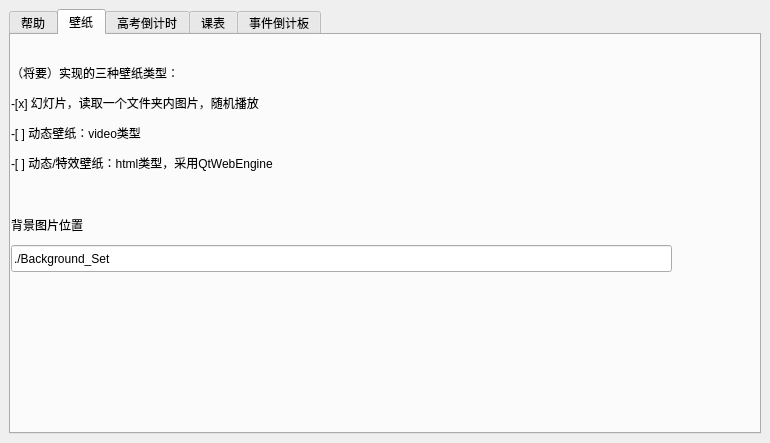
<?xml version="1.0" encoding="UTF-8"?>
<ui version="4.0">
 <class>SettingWin</class>
 <widget class="QMainWindow" name="SettingWin">
  <property name="geometry">
   <rect>
    <x>0</x>
    <y>0</y>
    <width>770</width>
    <height>443</height>
   </rect>
  </property>
  <property name="windowTitle">
   <string>MainWindow</string>
  </property>
  <widget class="QWidget" name="centralwidget">
   <layout class="QVBoxLayout" name="verticalLayout_2">
    <item>
     <widget class="QTabWidget" name="tabWidget">
      <property name="currentIndex">
       <number>1</number>
      </property>
      <widget class="QWidget" name="tab_start">
       <attribute name="title">
        <string>帮助</string>
       </attribute>
       <widget class="QLabel" name="label">
        <property name="geometry">
         <rect>
          <x>20</x>
          <y>20</y>
          <width>661</width>
          <height>41</height>
         </rect>
        </property>
        <property name="text">
         <string>软件仍在初期开发阶段，设置界面还没有完全做好</string>
        </property>
       </widget>
      </widget>
      <widget class="QWidget" name="tab_bg">
       <attribute name="title">
        <string>壁纸</string>
       </attribute>
       <widget class="QLabel" name="label_2">
        <property name="geometry">
         <rect>
          <x>0</x>
          <y>10</y>
          <width>471</width>
          <height>161</height>
         </rect>
        </property>
        <property name="text">
         <string>&lt;html&gt;&lt;head/&gt;&lt;body&gt;&lt;p&gt;（将要）实现的三种壁纸类型：&lt;/p&gt;&lt;p&gt;-[x]  幻灯片，读取一个文件夹内图片，随机播放&lt;/p&gt;&lt;p&gt;-[  ]  动态壁纸：video类型&lt;/p&gt;&lt;p&gt;-[  ]  动态/特效壁纸：html类型，采用QtWebEngine&lt;br/&gt;&lt;/p&gt;&lt;/body&gt;&lt;/html&gt;</string>
        </property>
       </widget>
       <widget class="QLineEdit" name="lineEdit">
        <property name="geometry">
         <rect>
          <x>0</x>
          <y>210</y>
          <width>661</width>
          <height>27</height>
         </rect>
        </property>
        <property name="text">
         <string>./Background_Set</string>
        </property>
       </widget>
       <widget class="QLabel" name="label_3">
        <property name="geometry">
         <rect>
          <x>0</x>
          <y>180</y>
          <width>101</width>
          <height>19</height>
         </rect>
        </property>
        <property name="text">
         <string>背景图片位置</string>
        </property>
       </widget>
      </widget>
      <widget class="QWidget" name="tab_count">
       <attribute name="title">
        <string>高考倒计时</string>
       </attribute>
      </widget>
      <widget class="QWidget" name="tab_kb">
       <attribute name="title">
        <string>课表</string>
       </attribute>
      </widget>
      <widget class="QWidget" name="tab_count_small">
       <attribute name="title">
        <string>事件倒计板</string>
       </attribute>
      </widget>
     </widget>
    </item>
   </layout>
  </widget>
 </widget>
 <resources/>
 <connections/>
</ui>
